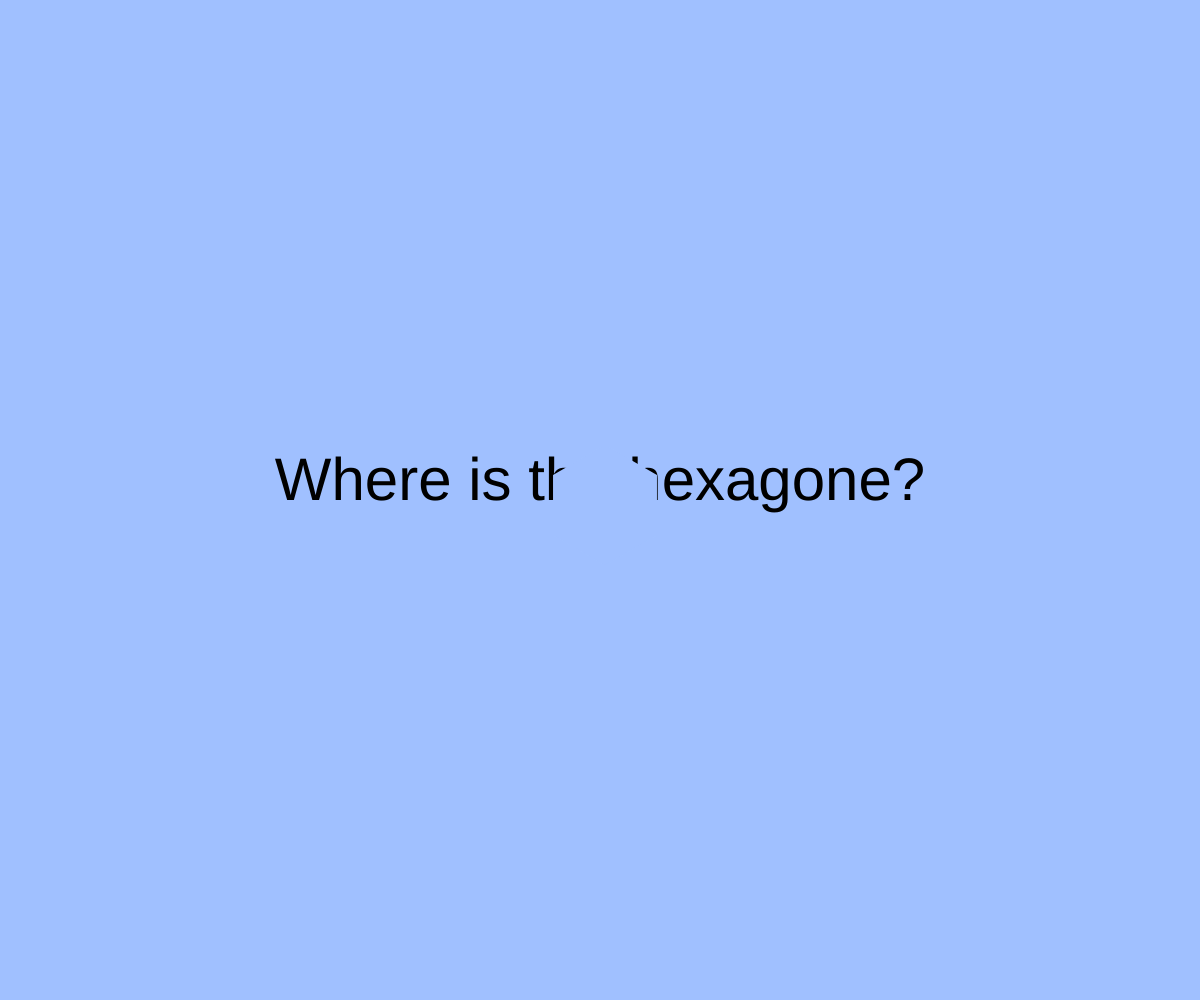
Frame 1 (no input)
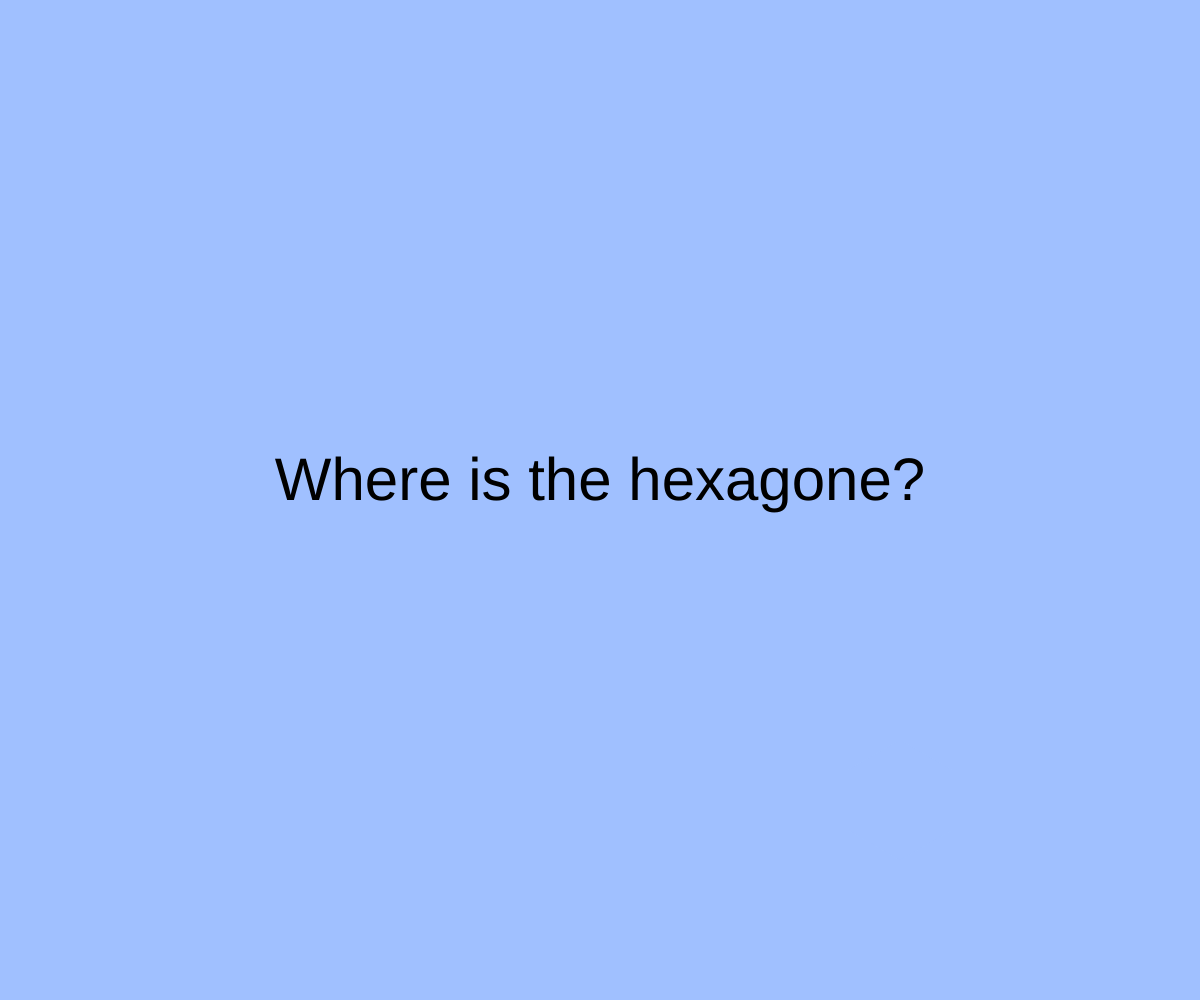
Frame 60 (no input)
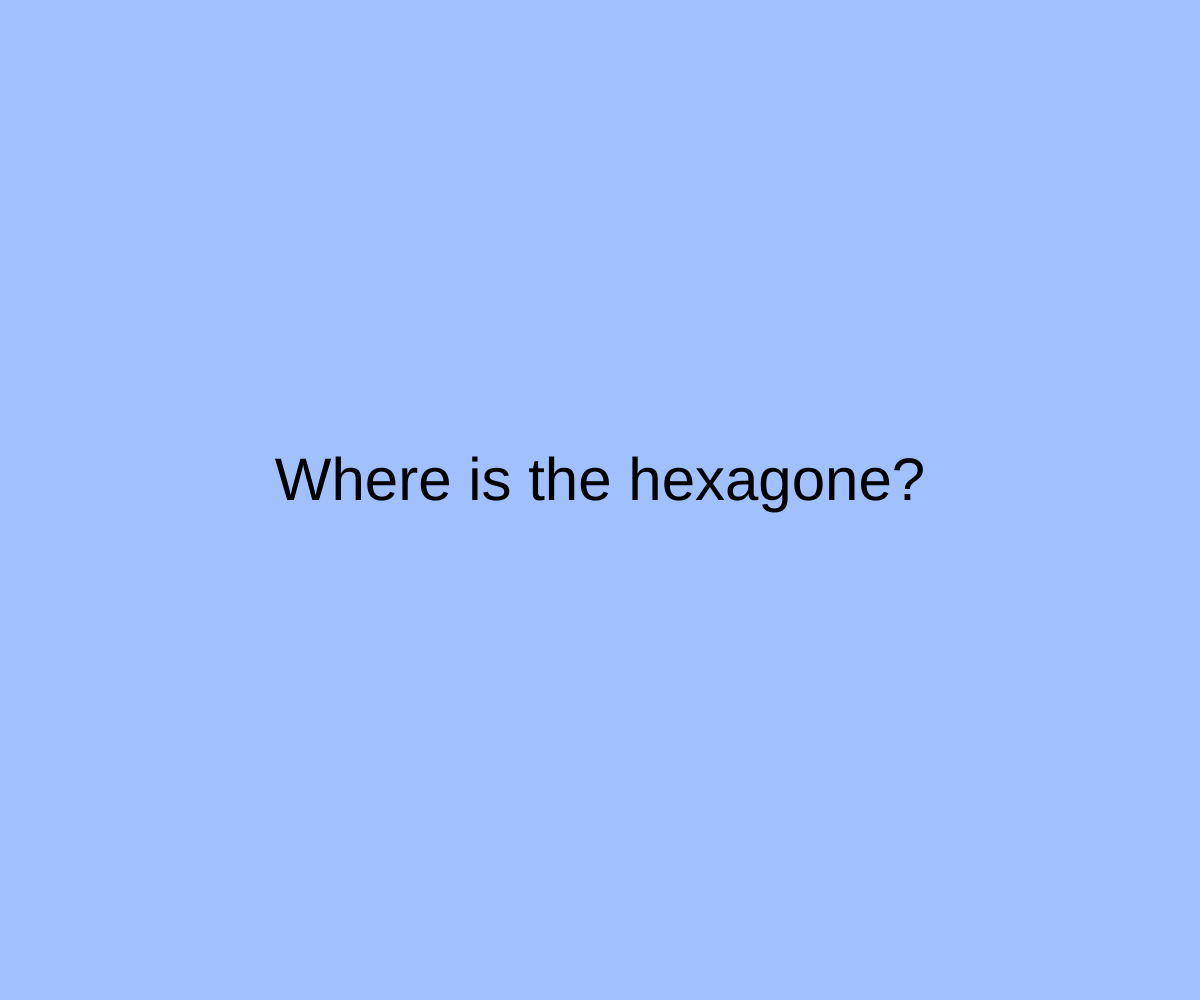
Frame 120 (the mouse pressed at the canvas centre since frame 60)

The p5.js sketch that drew these frames (run headless with seeded random() and noise() and a simulated clock; from frame 60 on, the mouse is pressed at the canvas centre):

// p5.js sketch
// ── sketch.js
// 最終課題を制作しよう
let x, y, vx, vy;
let grabbed;

function setup(){
  createCanvas(windowWidth, windowHeight);
  reset();
}

function reset(){
  x = width / 2;
  y = height / 2;
  vx = 5;
  vy = 5;
  grabbed = false;
  textSize(60);
  textAlign(CENTER);
  fill(160,192,255);
  noStroke();
}

function draw(){
  background(160, 192, 255);

  if(!grabbed){
  fill("black");
  text("Where is the hexagone?",width / 2,height / 2);

  x += vx;
  y += vy;

  if(x < 0 || x > width){ vx = -1 * vx; }
  if(y < 0 || y > height){ vy = -1 * vy; }

  x = constrain(x, 0, width);
  y = constrain(y, 0, height);

  if(keyIsDown(LEFT_ARROW)){ vx = 10 ; }
  if(keyIsDown(UP_ARROW)){ vy = 10; }
}
else{
  background(255,255,255);
  text("Clear!", width / 2, height /2);
}

if(keyIsDown(" ".charCodeAt(0))){ background(255,255,255); }
fill(160,192,255);
hexagone(x , y , 60);
}

function mousePressed(){
  grabbed = dist(mouseX, mouseY, x, y) < 80;
}

function mouseDragged(){
  if(grabbed){
    x = mouseX;
    y = mouseY;
  }
}

function mouseReleased(){
  if(grabbed){
    grabbed = false;
    vx = mouseX - pmouseX;
    vy = mouseY - pmouseY;
  }
}

function keyPressed(){
  if(key == "r"){ reset(); }
}

function hexagone(cx, cy, r){
  beginShape();
  for(var i = 0; i < 20; i++){
    var theta = TWO_PI * i * 1 / 6 - HALF_PI  ;
    var x = cx + cos(theta) * r;
    var y = cy + sin(theta) * r;
    vertex(x,y);
  }
  endShape(CLOSE);
}

function windowResized(){
  resizeCanvas(windowWidth, windowHeight);
}
